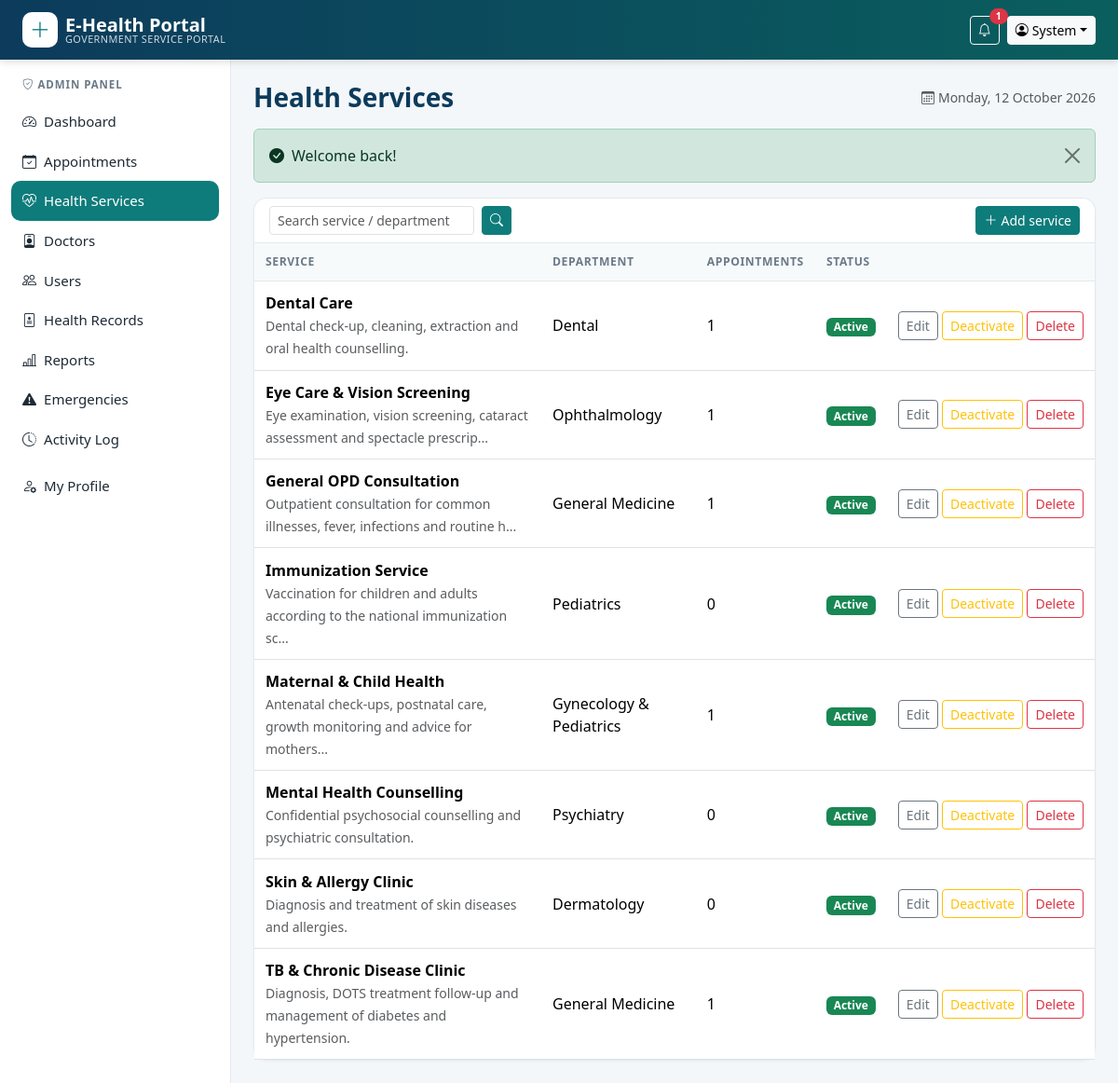
Screenshot of /admin/services.php (signed in) with the database file from the repository.
### tables this page shows
CREATE TABLE users (
  user_id     INT UNSIGNED AUTO_INCREMENT PRIMARY KEY,
  name        VARCHAR(100) NOT NULL,
  email       VARCHAR(150) NOT NULL UNIQUE,
  password    VARCHAR(255) NOT NULL,
  role        ENUM('admin','doctor','citizen') NOT NULL DEFAULT 'citizen',
  phone       VARCHAR(20)  DEFAULT NULL,
  gender      ENUM('male','female','other') DEFAULT NULL,
  dob         DATE DEFAULT NULL,
  address     VARCHAR(200) DEFAULT NULL,
  status      ENUM('active','inactive') NOT NULL DEFAULT 'active',
  failed_logins TINYINT UNSIGNED NOT NULL DEFAULT 0,
  locked_until  DATETIME DEFAULT NULL,
  created_at  TIMESTAMP DEFAULT CURRENT_TIMESTAMP
);

CREATE TABLE health_services (
  service_id   INT UNSIGNED AUTO_INCREMENT PRIMARY KEY,
  service_name VARCHAR(120) NOT NULL,
  description  TEXT,
  department   VARCHAR(80) NOT NULL,
  status       ENUM('active','inactive') NOT NULL DEFAULT 'active',
  created_at   TIMESTAMP DEFAULT CURRENT_TIMESTAMP
);

### includes/db.php (called while the page is built, shortened)
<?php
function db(): PDO
{
    static $pdo = null;
    if ($pdo === null) {
        try {
            $dsn = 'mysql:host=' . DB_HOST . ';port=' . DB_PORT . ';dbname=' . DB_NAME . ';charset=utf8mb4';
            $pdo = new PDO($dsn, DB_USER, DB_PASS, [
                PDO::ATTR_ERRMODE            => PDO::ERRMODE_EXCEPTION,
                PDO::ATTR_DEFAULT_FETCH_MODE => PDO::FETCH_ASSOC,
                PDO::ATTR_EMULATE_PREPARES   => false,
            ]);
            $pdo->exec("SET time_zone = '+05:45'");
        } catch (PDOException $e) {
            http_response_code(500);
            die('<div style="font-family:sans-serif;max-width:600px;margin:60px auto;padding:20px;border:1px solid #f5c2c7;background:#f8d7da;border-radius:8px">'
              . '<h3>Database connection failed</h3><p>Please make sure <b>MySQL is running in XAMPP</b> and that you imported '
              . '<code>database/ehealth_db.sql</code>. Check the credentials in <code>config/config.php</code>.</p></div>');
        }
    }
    return $pdo;
}
function q(string $sql, array $params = []): PDOStatement
{
    $st = db()->prepare($sql);
    $st->execute($params);
    return $st;
}
function fetch_all(string $sql, array $params = []): array { return q($sql, $params)->fetchAll(); }
function fetch_one(string $sql, array $params = []): ?array { $r = q($sql, $params)->fetch(); return $r ?: null; }
function fetch_val(string $sql, array $params = []) { return q($sql, $params)->fetchColumn(); }

### includes/auth.php (called while the page is built, shortened)
<?php
require_once __DIR__ . '/functions.php';
function current_user(): ?array
{
    static $u = false;
    if ($u === false) {
        $u = isset($_SESSION['user_id'])
            ? fetch_one('SELECT user_id,name,email,role,phone,gender,dob,address,status FROM users WHERE user_id=?', [$_SESSION['user_id']])
            : null;
    }
    return $u;
}
function home_for(string $role): string
{
    return ['admin' => 'admin/dashboard.php', 'doctor' => 'doctor/dashboard.php', 'citizen' => 'citizen/dashboard.php'][$role] ?? 'index.php';
}
function require_role(string ...$roles): array
{
    $u = current_user();
    return $u;
}

### admin/services.php (the view, shortened to what this page needs)
<?php
require_once __DIR__ . '/../includes/layout.php';
$u = require_role('admin');
$search = get('q');
$rows = fetch_all('SELECT s.*, (SELECT COUNT(*) FROM appointments a WHERE a.service_id=s.service_id) appts FROM health_services s
                   WHERE s.service_name LIKE ? OR s.department LIKE ? ORDER BY s.service_name', ["%$search%", "%$search%"]);
layout_top('Health Services', true);
?>
<div class="card">
  <div class="card-header d-flex flex-wrap gap-2 justify-content-between">
    <form method="get" class="d-flex gap-2"><input name="q" value="<?= e($search) ?>" class="form-control form-control-sm" placeholder="Search service / department"><button class="btn btn-sm btn-teal"><i class="bi bi-search"></i></button></form>
    <a href="<?= url('admin/service_form.php') ?>" class="btn btn-sm btn-teal"><i class="bi bi-plus-lg me-1"></i>Add service</a>
  </div>
  <div class="table-responsive"><table class="table table-hover align-middle mb-0">
    <thead><tr><th>Service</th><th>Department</th><th>Appointments</th><th>Status</th><th></th></tr></thead><tbody>
    <?php foreach ($rows as $s): ?>
      <tr><td><strong><?= e($s['service_name']) ?></strong><br><small class="text-muted"><?= e(mb_strimwidth((string)$s['description'], 0, 80, '...')) ?></small></td>
        <td><?= e($s['department']) ?></td><td><?= $s['appts'] ?></td><td><?= status_badge($s['status']) ?></td>
        <td class="text-end text-nowrap">
          <a class="btn btn-sm btn-outline-secondary" href="<?= url('admin/service_form.php?id=' . $s['service_id']) ?>">Edit</a>
          <form method="post" class="d-inline"><?= csrf_field() ?><input type="hidden" name="id" value="<?= $s['service_id'] ?>"><input type="hidden" name="action" value="toggle">
            <button class="btn btn-sm btn-outline-warning"><?= $s['status'] === 'active' ? 'Deactivate' : 'Activate' ?></button></form>
          <form method="post" class="d-inline" data-confirm="Delete this service permanently?"><?= csrf_field() ?><input type="hidden" name="id" value="<?= $s['service_id'] ?>"><input type="hidden" name="action" value="delete">
            <button class="btn btn-sm btn-outline-danger">Delete</button></form>
        </td></tr>
    <?php endforeach; if (!$rows) echo empty_row(5); ?>
    </tbody></table></div>
</div>
<?php layout_bottom(true); ?>

### includes/layout.php (shortened to what this page needs)
<?php
require_once __DIR__ . '/auth.php';
function menu_for(string $role): array
{
    switch ($role) {
        case 'admin': return [
            ['Dashboard', 'admin/dashboard.php', 'speedometer2'],
            ['Appointments', 'admin/appointments.php', 'calendar-check'],
            ['Health Services', 'admin/services.php', 'heart-pulse'],
            ['Doctors', 'admin/doctors.php', 'person-badge'],
            ['Users', 'admin/users.php', 'people'],
            ['Health Records', 'admin/records.php', 'file-medical'],
            ['Reports', 'admin/reports.php', 'bar-chart-line'],
            ['Emergencies', 'admin/emergencies.php', 'exclamation-triangle-fill'],
            ['Activity Log', 'admin/logs.php', 'clock-history'],
        ];
    }
}
function layout_top(string $title, bool $panel = false): void
{
    $u = current_user();
    $script = str_replace('\\', '/', $_SERVER['SCRIPT_NAME']);
    $unread = $u ? unread_count((int)$u['user_id']) : 0;
    ?><!DOCTYPE html>
<html lang="en">
<head>
<link rel="stylesheet" href="<?= asset('vendor/bootstrap/css/bootstrap.min.css') ?>">
<link rel="stylesheet" href="<?= asset('vendor/icons/bootstrap-icons.min.css') ?>">
<link rel="stylesheet" href="<?= asset('css/style.css') ?>">
</head>
<body class="<?= $panel ? 'panel-body' : '' ?>">
<nav class="navbar navbar-expand-lg navbar-dark topbar sticky-top">
  <div class="container-fluid px-lg-4">
    <a class="navbar-brand d-flex align-items-center" href="<?= url($u ? home_for($u['role']) : 'index.php') ?>">
      <span class="brand-mark me-2"><i class="bi bi-plus-lg"></i></span>
      <span class="lh-1"><strong>E-Health Portal</strong><small class="d-none d-sm-block">Government Service Portal</small></span>
    </a>
    <div class="<?= $panel ? 'ms-auto' : 'collapse navbar-collapse' ?>" id="mainNav">
      <div class="d-flex align-items-center gap-2">
        <?php if ($u): ?>
          <?php if (true): ?>
            <a href="<?= url('notifications.php') ?>" class="btn btn-sm btn-outline-light position-relative" title="Notifications">
              <i class="bi bi-bell"></i>
              <?php if ($unread): ?><span class="position-absolute top-0 start-100 translate-middle badge rounded-pill bg-danger"><?= $unread ?></span><?php endif; ?>
            </a>
          <?php endif; ?>
          <div class="dropdown">
            <button class="btn btn-sm btn-light dropdown-toggle" data-bs-toggle="dropdown"><i class="bi bi-person-circle me-1"></i><?= e(explode(' ', $u['name'])[0]) ?></button>
          </div>
        <?php else: ?>
          <a href="<?= url('login.php') ?>" class="btn btn-sm btn-outline-light">Login</a>
          <a href="<?= url('register.php') ?>" class="btn btn-sm btn-light text-teal fw-semibold">Register</a>
        <?php endif; ?>
      </div>
    </div>
  </div>
</nav>
<?php if ($panel && $u): ?>
<div class="panel-wrap">
  <aside class="sidebar" id="sidebar">
    <div class="sidebar-role"><i class="bi bi-shield-check me-1"></i><?= e(ucfirst($u['role'])) ?> Panel</div>
    <ul class="nav flex-column">
      <?php foreach (menu_for($u['role']) as [$label, $file, $icon]):
          $active = str_ends_with($script, '/' . $file) || (basename(dirname($script)) . '/' . basename($script)) === $file; ?>
        <li class="nav-item">
          <a class="nav-link <?= $active ? 'active' : '' ?>" href="<?= url($file) ?>"><i class="bi bi-<?= $icon ?> me-2"></i><?= e($label) ?></a>
        </li>
      <?php endforeach; ?>
      <li class="nav-item mt-2"><a class="nav-link <?= basename($script) === 'profile.php' ? 'active' : '' ?>" href="<?= url('profile.php') ?>"><i class="bi bi-person-gear me-2"></i>My Profile</a></li>
    </ul>
  </aside>
  <main class="panel-main">
    <div class="d-flex flex-wrap justify-content-between align-items-center mb-3">
      <h1 class="h3 page-title mb-0"><?= e($title) ?></h1>
      <span class="text-muted small d-none d-md-block"><i class="bi bi-calendar3 me-1"></i><?= date('l, d F Y') ?></span>
    </div>
    <?= flash_render() ?>
<?php else: ?>
<main>
<div class="container mt-3"><?= flash_render() ?></div>
<?php endif;
}
function layout_bottom(bool $panel = false): void
{
    if ($panel): ?>
  </main>
</div>
<?php endif; ?>
</body>
</html>
<?php
}

### includes/functions.php (shortened to what this page needs)
<?php
require_once __DIR__ . '/db.php';
function e($v): string { return htmlspecialchars((string)$v, ENT_QUOTES, 'UTF-8'); }
function url(string $path = ''): string { return BASE_URL . '/' . ltrim($path, '/'); }
function asset(string $path): string { return url('assets/' . ltrim($path, '/')); }
function flash_render(): string
{
    $out = '';
    foreach ($_SESSION['flash'] ?? [] as $f) {
        $cls = ['success' => 'success', 'error' => 'danger', 'warning' => 'warning', 'info' => 'info'][$f['type']] ?? 'info';
        $icon = ['success' => 'check-circle-fill', 'danger' => 'exclamation-triangle-fill', 'warning' => 'exclamation-circle-fill', 'info' => 'info-circle-fill'][$cls];
        $out .= '<div class="alert alert-' . $cls . ' d-flex align-items-center alert-dismissible fade show" role="alert">'
              . '<i class="bi bi-' . $icon . ' me-2"></i><div>' . e($f['msg']) . '</div>'
              . '<button type="button" class="btn-close" data-bs-dismiss="alert"></button></div>';
    }
    return $out;
}
function get(string $k, string $default = ''): string { return trim((string)($_GET[$k] ?? $default)); }
function unread_count(int $userId): int
{
    return (int)fetch_val('SELECT COUNT(*) FROM notifications WHERE user_id=? AND is_read=0', [$userId]);
}
function status_badge(string $s): string
{
    $map = ['pending' => 'warning text-dark', 'approved' => 'primary', 'completed' => 'success',
            'cancelled' => 'secondary', 'rejected' => 'danger', 'active' => 'success', 'inactive' => 'secondary'];
    return '<span class="badge bg-' . ($map[$s] ?? 'secondary') . '">' . e(ucfirst($s)) . '</span>';
}

### assets/css/style.css (style rules this page uses)
:root { --navy:#0c3b5c; --teal:#0e7c7b; --teal-dark:#0a5f5e; --mint:#e6f4f3; --ink:#1e2a35; --muted:#6b7a88; --line:#e3e9ee; --bg:#f4f7f9; }
body { background:var(--bg);color:var(--ink);font-family:system-ui,-apple-system,"Segoe UI",Roboto,"Helvetica Neue",Arial,sans-serif; }
.topbar { background:linear-gradient(90deg,var(--navy),var(--teal-dark));box-shadow:0 2px 8px rgba(0,0,0,.15) }
.topbar .navbar-brand small { font-size:.68rem;opacity:.8;font-weight:400;letter-spacing:.04em;text-transform:uppercase }
.brand-mark { width:38px;height:38px;border-radius:10px;background:#fff;color:var(--teal);display:inline-flex;align-items:center;justify-content:center;font-size:1.4rem }
.card { border:1px solid var(--line);border-radius:14px;box-shadow:0 1px 3px rgba(12,59,92,.04) }
.card-header { background:#fff;border-bottom:1px solid var(--line);font-weight:600;border-radius:14px 14px 0 0!important }
.panel-wrap { display:flex;min-height:calc(100vh - 62px) }
.sidebar { width:248px;background:#fff;border-right:1px solid var(--line);padding:18px 12px;flex-shrink:0 }
.sidebar-role { font-size:.72rem;text-transform:uppercase;letter-spacing:.08em;color:var(--muted);padding:0 12px 10px;font-weight:600 }
.sidebar .nav-link { color:var(--ink);border-radius:10px;padding:10px 12px;font-size:.94rem }
.sidebar .nav-link.active { background:var(--teal);color:#fff }
.panel-main { flex:1;padding:24px;min-width:0 }
.page-title { color:var(--navy);font-weight:700 }
.table>:not(caption)>*>* { padding:.7rem .75rem }
.table thead th { background:#f7fafb;color:var(--muted);font-size:.76rem;text-transform:uppercase;letter-spacing:.05em;border-bottom:1px solid var(--line);white-space:nowrap }
.btn-teal { background:var(--teal);border-color:var(--teal);color:#fff }

### rows the page displays
users: user_id "1", name "System", role "ADMIN"
health_services: service_name "Dental Care", description "Dental check-up, cleaning, extraction and oral health counselling.", department "Dental", appts "1", status "Active", shows "Deactivate"
health_services: service_name "Eye Care & Vision Screening", description "Eye examination, vision screening, cataract assessment and spectacle prescrip...", department "Ophthalmology", appts "1", status "Active", shows "Deactivate"
health_services: service_name "General OPD Consultation", description "Outpatient consultation for common illnesses, fever, infections and routine h...", department "General Medicine", appts "1", status "Active", shows "Deactivate"
health_services: service_name "Immunization Service", description "Vaccination for children and adults according to the national immunization sc...", department "Pediatrics", appts "0", status "Active", shows "Deactivate"
health_services: service_name "Maternal & Child Health", description "Antenatal check-ups, postnatal care, growth monitoring and advice for mothers...", department "Gynecology & Pediatrics", appts "1", status "Active", shows "Deactivate"
health_services: service_name "Mental Health Counselling", description "Confidential psychosocial counselling and psychiatric consultation.", department "Psychiatry", appts "0", status "Active", shows "Deactivate"
health_services: service_name "Skin & Allergy Clinic", description "Diagnosis and treatment of skin diseases and allergies.", department "Dermatology", appts "0", status "Active", shows "Deactivate"
health_services: service_name "TB & Chronic Disease Clinic", description "Diagnosis, DOTS treatment follow-up and management of diabetes and hypertension.", department "General Medicine", appts "1", status "Active", shows "Deactivate"

### other values shown
$label "Dashboard"
$label "Appointments"
$label "Health Services"
$label "Doctors"
$label "Users"
$label "Health Records"
$label "Reports"
$label "Emergencies"
$label "Activity Log"
$title "Health Services"
$f['msg'] "Welcome back!"
